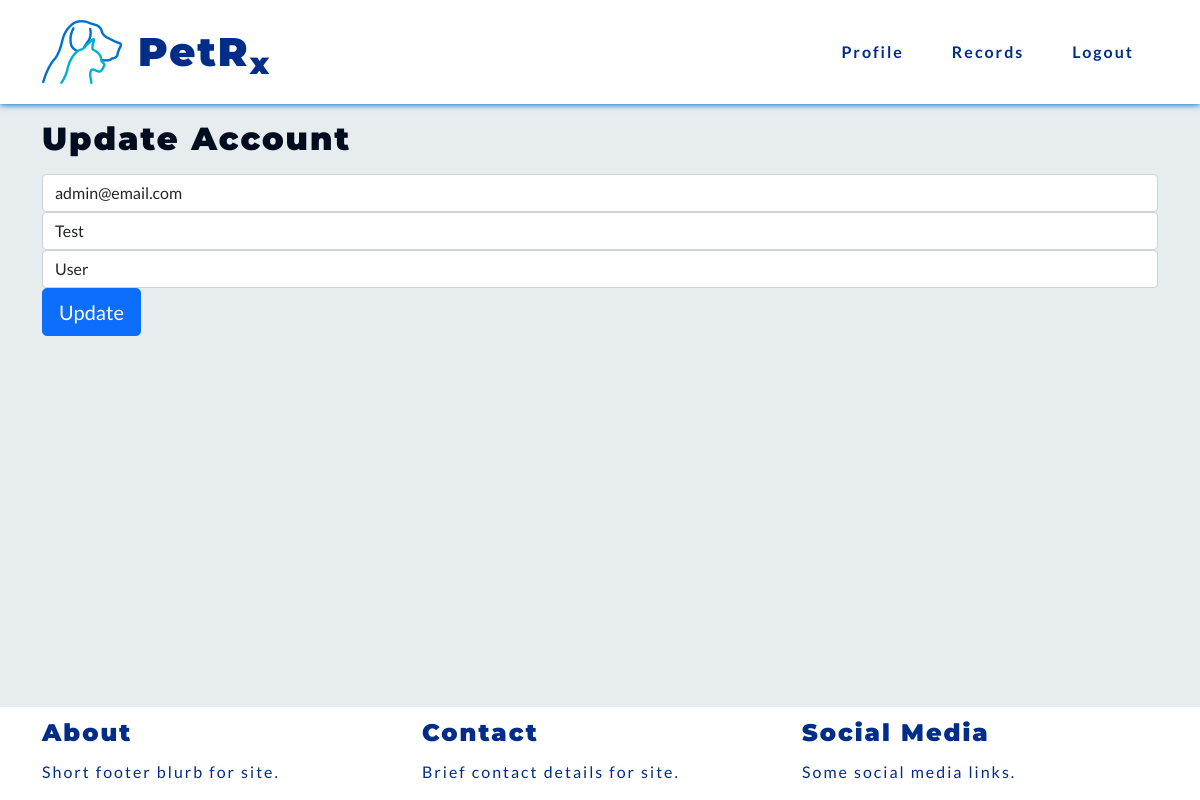
Screenshot of /edit-profile/ (signed in) with the database file from the repository.
### vetprofiles/models.py (models this page shows, shortened)
class Vet(AbstractBaseUser):
    email = models.EmailField(verbose_name="email", max_length=80, unique=True)
    first_name = models.CharField(max_length=30, blank=False)
    last_name = models.CharField(max_length=30, blank=False)
    last_login = models.DateTimeField(verbose_name='last login', auto_now=True)
    is_admin = models.BooleanField(default=False)
    is_active = models.BooleanField(default=True)
    is_staff = models.BooleanField(default=False)
    is_superuser = models.BooleanField(default=False)
    USERNAME_FIELD = 'email'
    REQUIRED_FIELDS = ['first_name', 'last_name', ]
    objects = AccountsManager()

### vetprofiles/views.py (the view)
# urls.py: path('edit-profile/', views.edit_profile, name='edit_profile'),
def edit_profile(request):
    if not request.user.is_authenticated:
        return redirect('vetprofiles:login')
    if request.POST:
        form = AccountUpdateForm(request.POST, instance=request.user)
        if form.is_valid():
            form.initial = {
                'email': request.POST['email'],
                'first_name': request.POST['first_name'],
                'last_name': request.POST['last_name'],
            }
            form.save()
            return redirect('vetprofiles:profile')
    else:
        form = AccountUpdateForm(
            initial={
                'email': request.user.email,
                'first_name': request.user.first_name,
                'last_name': request.user.last_name,
            }
        )
    context = {'edit_form': form}
    return render(request, 'vetprofiles/edit_profile.html', context)

### vetprofiles/forms.py (shortened to what this page needs)
class AccountUpdateForm(forms.ModelForm):
    class Meta:
        model = Vet
        fields = ('email', 'first_name', 'last_name')

### vetprofiles/templates/vetprofiles/edit_profile.html (shortened to what this page needs)
{% extends 'base.html' %}
{% block content %}
<h2>Update Account</h2>
<form method="POST">
    <input type="email" name="email" id="inputEmail" class="form-control" placeholder="Email Address" value="{{ edit_form.initial.email }}" required autofocus>
    <input type="text" name="first_name" id="inputFirstName" class="form-control" placeholder="First Name" value="{{ edit_form.initial.first_name }}" required>
    <input type="text" name="last_name" id="inputLastName" class="form-control" placeholder="Last Name" value="{{ edit_form.initial.last_name }}" required>
    <button class="btn btn-lg btn-primary btn-block" type="submit">Update</button>
</form>
{% endblock content %}

### static/css/style.css (style rules this page uses)
:root { --site-white: #e7ecef; --site-black: #000d21; --site-dark-blue: #002d88; --site-light-blue: #0071d1; --site-turquoise: #00b0cf; }
html { height: 100%; }
body { font-family: "Lato", sans-serif; color: var(--site-black); font-size: 1rem; letter-spacing: 2px; background: var(--site-white); }
h1, h2, h3, h4 { font-family: "Montserrat", "Lato", sans-serif; font-weight: 900; margin-top: 0.5em; margin-bottom: 0.5em; }
button { border: none; }

### rows the page displays
Vet: email "admin@email.com", first_name "Test", last_name "User"
